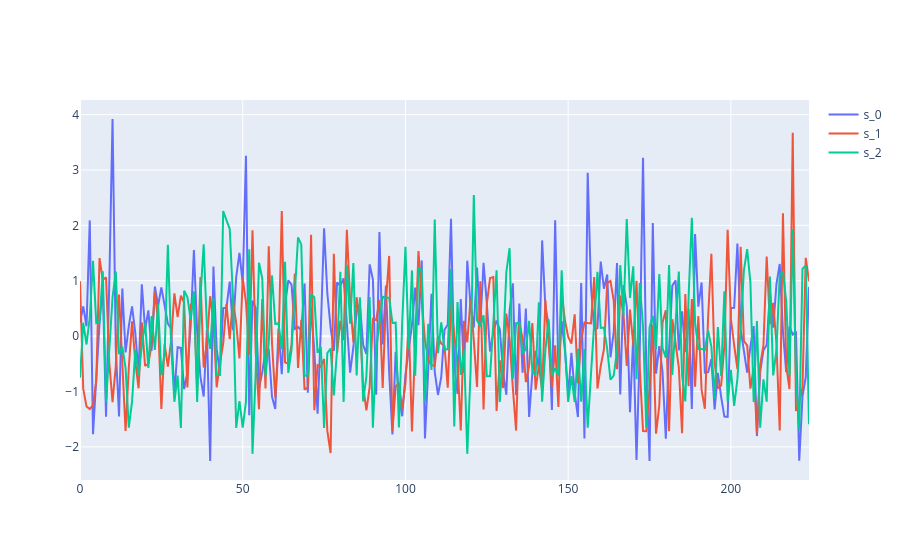

Source (notebook cell):
### Markdown cell above
Only the first `1,000` signals are kept

### Code cell
n_samples = 1_000
sample_signals = sample_signals[:, :n_samples]
trapallada.plot.signals_array(sample_signals)

### Figure 1 — Plotly figure (JSON) as saved in the notebook; plotly's stock layout.template omitted (floating-point values rounded to 4 significant figures; data arrays with more than 128 entries replaced by an {"elided": "..."} marker saying what was removed)
{"data": [{"mode": "lines", "name": "s_0", "type": "scatter", "x": {"elided": "225 int values"}, "y": {"elided": "225 float values"}}, {"mode": "lines", "name": "s_1", "type": "scatter", "x": {"elided": "225 int values"}, "y": {"elided": "225 float values"}}, {"mode": "lines", "name": "s_2", "type": "scatter", "x": {"elided": "225 int values"}, "y": {"elided": "225 float values"}}], "layout": {}}
